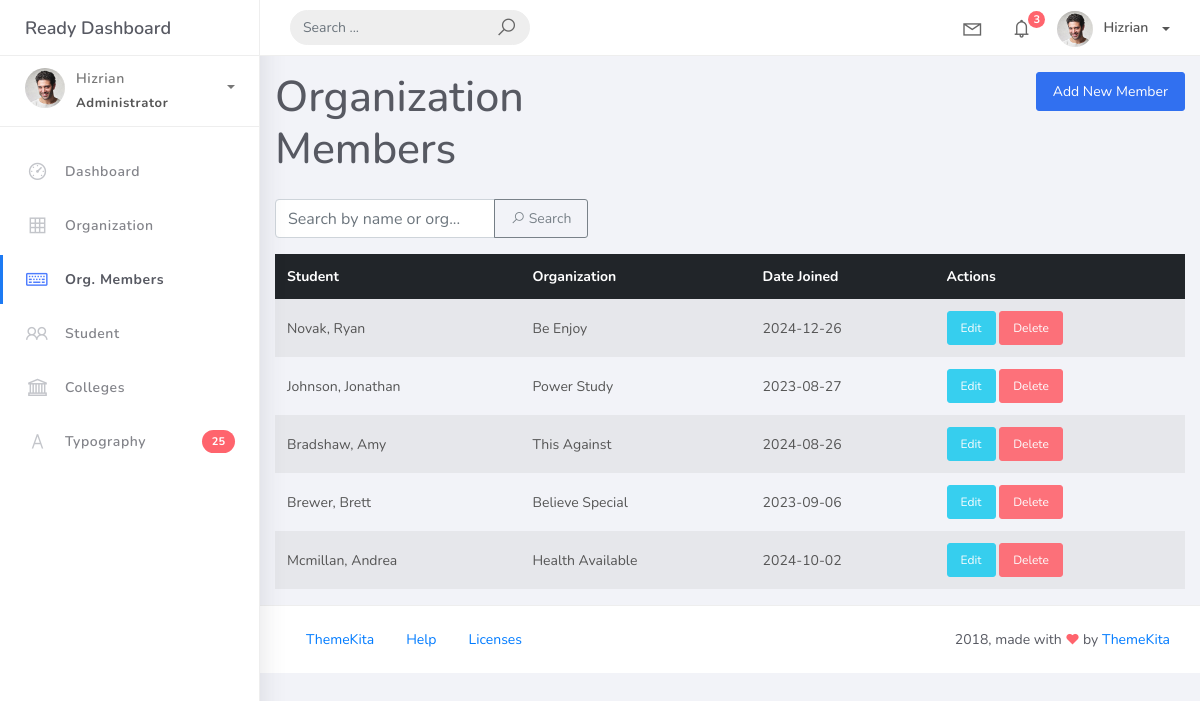
The app's page /org_members/ with its own data.
### studentorg/models.py (models this page shows, shortened)
class BaseModel(models.Model):
    created_at = models.DateTimeField(auto_now_add=True, db_index=True)
    updated_at = models.DateTimeField(auto_now=True)
    class Meta:
        abstract = True

class OrgMember(BaseModel):
    student = models.ForeignKey(Student, on_delete=models.CASCADE)
    organization = models.ForeignKey(Organization, on_delete=models.CASCADE)
    date_joined = models.DateField()
    class Meta:
        unique_together = ('student', 'organization')

class Student(BaseModel):
    student_id = models.CharField(max_length=25)
    lastname = models.CharField(max_length=25)
    firstname = models.CharField(max_length=25)
    middlename = models.CharField(max_length=25, blank=True, null=True)
    program = models.ForeignKey(Program, on_delete=models.CASCADE)

class Organization(BaseModel):
    name = models.CharField(max_length=250)
    college = models.ForeignKey(College, on_delete=models.CASCADE, null=True, blank=True)
    description = models.CharField(max_length=500)

### studentorg/views.py (the view)
# urls.py: path('org_members/', views.OrgMemberList.as_view(), name='orgmember-list'),
class OrgMemberList(ListView):
    model = OrgMember
    context_object_name = 'orgmember_list'
    template_name = 'orgmember_list.html' # You'll need to create this template
    paginate_by = 10
    def get_queryset(self, *args, **kwargs):
        qs = super().get_queryset(*args, **kwargs)
        query = self.request.GET.get('q')
        if query:
            return qs.filter(
                Q(student__lastname__icontains=query) |
                Q(student__firstname__icontains=query) |
                Q(organization__name__icontains=query)
            )
        return qs

### templates/orgmember_list.html (shortened to what this page needs)
{% extends 'base.html' %}
{% block content %}
<div class="container mt-4 pt-5">
    <div class="row mb-3">
        <div class="col-md-6">
            <h2>Organization Members</h2>
        </div>
        <div class="col-md-6 text-right">
            <a href="{% url 'orgmember-add' %}" class="btn btn-primary">Add New Member</a>
        </div>
    </div>
    <div class="row mb-3">
        <div class="col-md-6">
            <form class="form-inline" action="{% url 'orgmember-list' %}" method="get">
                <div class="input-group">
                    <input type="text" name="q" placeholder="Search by name or org..." class="form-control" value="{{ request.GET.q }}">
                    <div class="input-group-append">
                        <button class="btn btn-outline-secondary" type="submit">
                            <i class="la la-search search-icon"></i> Search
                        </button>
                    </div>
                </div>
            </form>
        </div>
    </div>
    {% if orgmember_list %}
    <table class="table table-striped table-hover">
        <thead class="thead-dark">
            <tr>
                <th>Student</th>
                <th>Organization</th>
                <th>Date Joined</th>
                <th>Actions</th>
            </tr>
        </thead>
        <tbody>
            {% for member in orgmember_list %}
            <tr>
                <td>{{ member.student.lastname }}, {{ member.student.firstname }}</td>
                <td>{{ member.organization.name }}</td>
                <td>{{ member.date_joined|date:"Y-m-d" }}</td>
                <td>
                    <a href="{% url 'orgmember-update' pk=member.pk %}" class="btn btn-sm btn-info">Edit</a>
                    <a href="{% url 'orgmember-delete' pk=member.pk %}" class="btn btn-sm btn-danger">Delete</a>
                </td>
            </tr>
            {% endfor %}
        </tbody>
    </table>
    {% else %}
    <p>No organization members found.</p>
    {% endif %}
</div>
{% endblock %}

### records on screen
OrgMember: student.lastname "Novak", student.firstname "Ryan", organization.name "Be Enjoy", date_joined "2024-12-26"
OrgMember: student.lastname "Johnson", student.firstname "Jonathan", organization.name "Power Study", date_joined "2023-08-27"
OrgMember: student.lastname "Bradshaw", student.firstname "Amy", organization.name "This Against", date_joined "2024-08-26"
OrgMember: student.lastname "Brewer", student.firstname "Brett", organization.name "Believe Special", date_joined "2023-09-06"
OrgMember: student.lastname "Mcmillan", student.firstname "Andrea", organization.name "Health Available", date_joined "2024-10-02"
